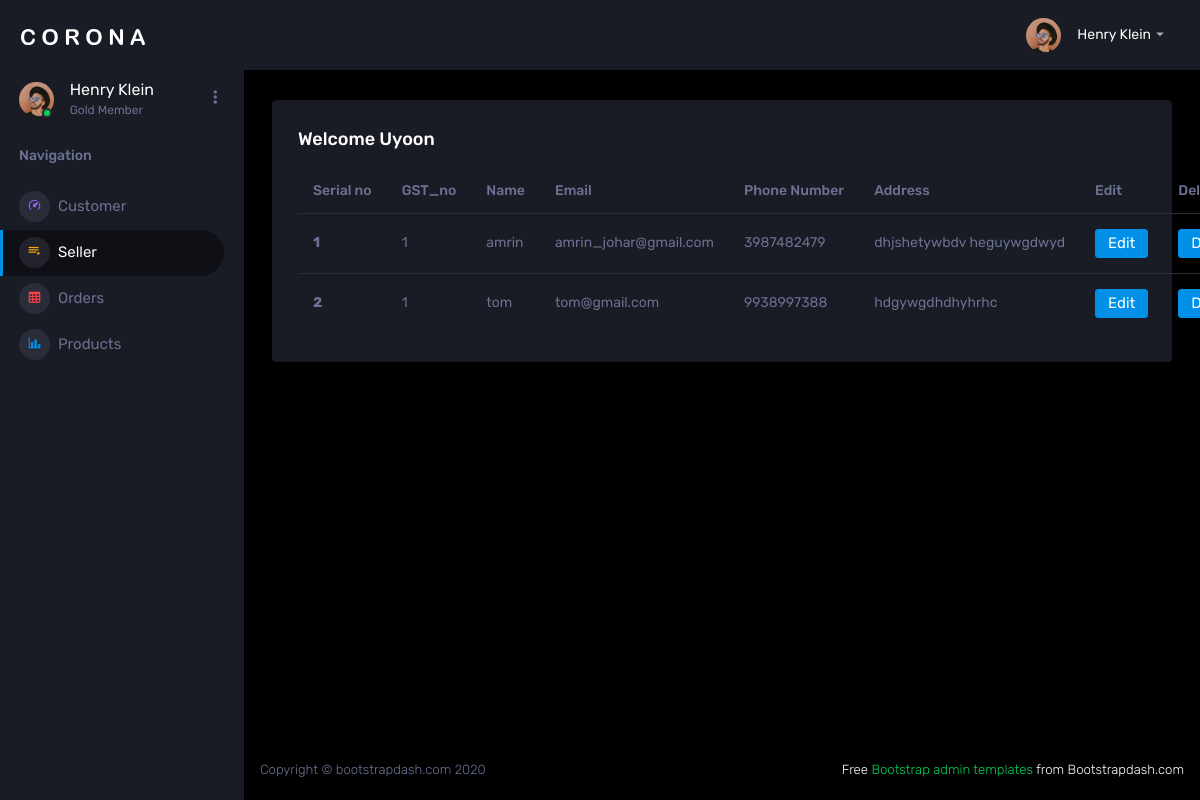
The page /read_seller (signed in) on the database its author committed.
### new_app/models.py (models this page shows)
class Login(AbstractUser):
    is_seller = models.BooleanField(default=False)
    is_customer = models.BooleanField(default=False)

class Seller(models.Model):
    user = models.OneToOneField(Login,on_delete=models.CASCADE,related_name='seller')
    GST_no =models.IntegerField()
    name = models.CharField(max_length=20)
    email = models.EmailField()
    phone_number = models.CharField(max_length=10)
    address = models.TextField()

### new_app/admin_views.py (the view)
# urls.py: path("read_seller", admin_views.read_seller, name="read_seller"),
@login_required(login_url='login_view')
def read_seller(request):
    data = Seller.objects.all()
    return render(request,"admin/read_seller.html",{'data1':data})

### templates/admin/read_seller.html
{% extends "admin/admin_base.html" %}
{% block content %}
<table class="table">
  <thead>
    <tr>
      <th scope="col">Serial no</th>
      <th scope="col">GST_no</th>
      <th scope="col">Name</th>
      <th scope="col">Email</th>
      <th scope="col">Phone Number</th>
      <th scope="col">Address</th>
      <th scope="col">Edit</th>
      <th scope="col">Delete</th>
    </tr>
  </thead>
  <tbody>
  {% for i in data1 %}
    <tr>
      <th scope="row">{{ forloop.counter }}</th>
      <td>{{ i.GST_no }}</td>
      <td>{{ i.name }}</td>
      <td>{{ i.email }}</td>
      <td>{{ i.phone_number }}</td>
      <td>{{ i.address }}</td>
      <td><a class="btn btn-primary" href="{% url 'edit_seller' i.id %}" role="button">Edit</a></td>
      <td><a class="btn btn-primary" href="{% url 'delete_seller' i.id %}" role="button">Delete</a></td>
    </tr>
  {% endfor %}
  </tbody>
</table>
{% endblock %}

### templates/admin/admin_base.html (shortened to what this page needs)
<!DOCTYPE html>
{% load static %}
<html lang="en">
  <head>
    <link rel="stylesheet" href=" {% static 'assets/vendors/mdi/css/materialdesignicons.min.css' %} ">
    <link rel="stylesheet" href=" {% static 'assets/vendors/css/vendor.bundle.base.css' %} ">
    <link rel="stylesheet" href=" {% static 'assets/vendors/jvectormap/jquery-jvectormap.css' %} ">
    <link rel="stylesheet" href=" {% static 'assets/vendors/flag-icon-css/css/flag-icon.min.css' %} ">
    <link rel="stylesheet" href=" {% static 'assets/vendors/owl-carousel-2/owl.carousel.min.css' %} ">
    <link rel="stylesheet" href=" {% static 'assets/vendors/owl-carousel-2/owl.theme.default.min.css' %} ">
    <link rel="stylesheet" href=" {% static 'assets/css/style.css' %} ">
  </head>
  <body>
    <div class="container-scroller">
      <nav class="sidebar sidebar-offcanvas" id="sidebar">
        <div class="sidebar-brand-wrapper d-none d-lg-flex align-items-center justify-content-center fixed-top">
          <a class="sidebar-brand brand-logo" href=" {% static '../index.html' %} "><img src=" {% static 'assets/images/logo.svg' %} " alt="logo" /></a>
        </div>
        <ul class="nav">
          <li class="nav-item profile">
            <div class="profile-desc">
              <div class="profile-pic">
                <div class="count-indicator">
                  <img class="img-xs rounded-circle " src=" {% static 'assets/images/faces/face15.jpg' %} " alt="">
                  <span class="count bg-success"></span>
                </div>
                <div class="profile-name">
                  <h5 class="mb-0 font-weight-normal">Henry Klein</h5>
                  <span>Gold Member</span>
                </div>
              </div>
              <a href="#" id="profile-dropdown" data-toggle="dropdown"><i class="mdi mdi-dots-vertical"></i></a>
            </div>
          </li>
          <li class="nav-item nav-category">
            <span class="nav-link">Navigation</span>
          </li>
          <li class="nav-item menu-items">
            <a class="nav-link" href="{% url 'read_customer' %}">
              <span class="menu-icon">
                <i class="mdi mdi-speedometer"></i>
              </span>
                <span class="menu-title">Customer</span>
            </a>
          </li>
          <li class="nav-item menu-items">
            <a class="nav-link" href=" {% url 'read_seller' %} ">
              <span class="menu-icon">
                <i class="mdi mdi-playlist-play"></i>
              </span>
              <span class="menu-title">Seller</span>
            </a>
          </li>
          <li class="nav-item menu-items">
            <a class="nav-link" href=" {% url 'all_order' %} ">
              <span class="menu-icon">
                <i class="mdi mdi-table-large"></i>
              </span>
              <span class="menu-title">Orders</span>
            </a>
          </li>
          <li class="nav-item menu-items">
            <a class="nav-link" href=" {% url 'all_product' %} ">
              <span class="menu-icon">
                <i class="mdi mdi-chart-bar"></i>
              </span>
              <span class="menu-title">Products</span>
            </a>
          </li>
        </ul>
      </nav>
      <div class="container-fluid page-body-wrapper">
        <nav class="navbar p-0 fixed-top d-flex flex-row">
          <div class="navbar-menu-wrapper flex-grow d-flex align-items-stretch">
            <ul class="navbar-nav navbar-nav-right">
              <li class="nav-item dropdown">
                <a class="nav-link" id="profileDropdown" href="#" data-toggle="dropdown">
                  <div class="navbar-profile">
                    <img class="img-xs rounded-circle" src=" {% static 'assets/images/faces/face15.jpg' %} " alt="">
                    <p class="mb-0 d-none d-sm-block navbar-profile-name">Henry Klein</p>
                    <i class="mdi mdi-menu-down d-none d-sm-block"></i>
                  </div>
                </a>
              </li>
            </ul>
          </div>
        </nav>
        <div class="main-panel">
          <div class="content-wrapper">
            <div class="row ">
              <div class="col-12 grid-margin">
                <div class="card">
                  <div class="card-body">
                    <h4 class="card-title">Welcome {{ request.user }}</h4>
                    {% block content %}
                      {% endblock %}
                  </div>
                </div>
              </div>
            </div>
          </div>
          <footer class="footer">
            <div class="d-sm-flex justify-content-center justify-content-sm-between">
              <span class="text-muted d-block text-center text-sm-left d-sm-inline-block">Copyright © bootstrapdash.com 2020</span>
              <span class="float-none float-sm-right d-block mt-1 mt-sm-0 text-center"> Free <a href="https://www.bootstrapdash.com/bootstrap-admin-template/" target="_blank">Bootstrap admin templates</a> from Bootstrapdash.com</span>
            </div>
          </footer>
        </div>
      </div>
    </div>
  </body>
</html>

### rows shown on the page
Login: user "Uyoon"
Seller: GST_no "1", name "amrin", email "amrin_johar@gmail.com", phone_number "3987482479", address "dhjshetywbdv heguywgdwyd"
Seller: GST_no "1", name "tom", email "tom@gmail.com", phone_number "9938997388", address "hdgywgdhdhyhrhc"
